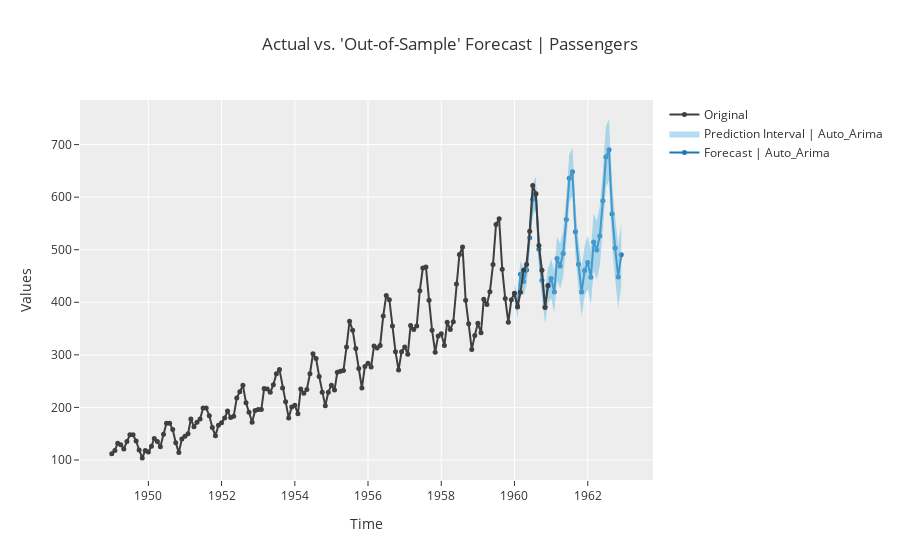

Notebook code cell kept with this figure:
### Code cell
exp.plot_model([auto_arima], plot='forecast', data_kwargs={'fh': 36, 'labels': ['Auto_Arima']})
